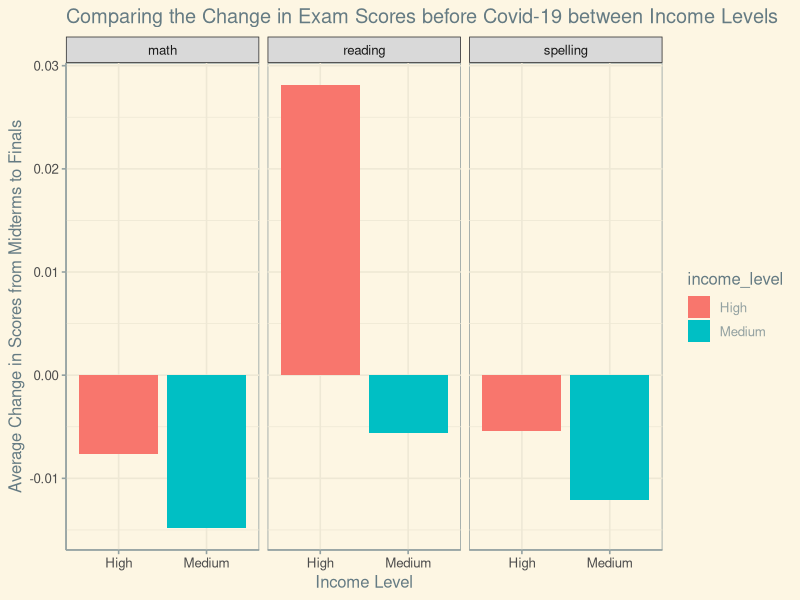
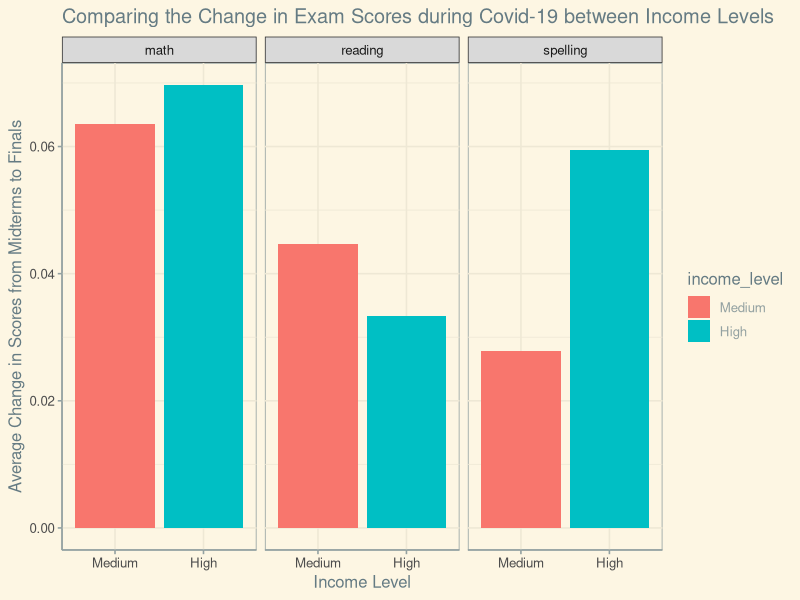

Recreate these plots in R, in order. (Note: this script raises an error after producing the figures.)
## ---- chunk 1
library(tidyverse)
library(ggthemes)

covid <- read_csv("data/clean_covid_formatted.csv")
## ---- chunk 2
covid |>
  select(subject, grade,`income_medium`, `income_high`) |>
  pivot_longer(cols = c(-subject, -grade),
               names_to = "income_level",
               values_to = "scores_diff") |>
  mutate(income_level = as.factor(str_to_sentence(str_extract(income_level, "medium|high")))) |>
  mutate(income_level = fct_relevel(income_level, c("medium", "high")),
         subject = as.factor(subject)) |>
  group_by(income_level, subject) |>
  summarize(mean_scores_diff = mean(scores_diff)) |>
  ggplot(aes(y = mean_scores_diff, x = income_level, fill = income_level)) +
  geom_col() +
  facet_wrap(~subject) +
  labs(x = "Income Level",
       y = "Average Change in Scores from Midterms to Finals",
       title = "Comparing the Change in Exam Scores before Covid-19 between Income Levels") +
  theme_solarized() +
  scale_color_solarized(name = "Subject")
## ---- chunk 3
covid |>
  select(subject, grade,`COVID-19 year * Medium income household`, `COVID-19 year * High income household`) |>
  pivot_longer(cols = c(-subject, -grade),
               names_to = "income_level",
               values_to = "scores_diff") |>
  mutate(income_level = as.factor(str_to_sentence(str_extract(income_level, "Medium|High")))) |>
  mutate(income_level = fct_relevel(income_level, c("Medium", "High")),
         subject = as.factor(subject)) |>
  group_by(income_level, subject) |>
  summarize(mean_scores_diff = mean(scores_diff)) |>
  ggplot(aes(y = mean_scores_diff, x = income_level, fill = income_level)) +
  geom_col() +
  facet_wrap(~subject) +
  labs(x = "Income Level",
       y = "Average Change in Scores from Midterms to Finals",
       title = "Comparing the Change in Exam Scores during Covid-19 between Income Levels") +
  theme_solarized()
## ---- chunk 4
# Viz 3 
covid |>
  select(subject, grade,education_high, education_medium) |>
  pivot_longer(cols = c(-subject, -grade),
               names_to = "education_level",
               values_to = "scores_diff") |>
  group_by(education_level, subject) |>
  mutate(education_level = str_sub(education_level, 11, 16)) |>
  summarize(mean_scores_diff = mean(scores_diff)) |>
  ggplot(aes(y = mean_scores_diff, x = education_level, fill = education_level)) +
  geom_col() +
  facet_wrap(~subject) +
  labs(x = "Parental Education Level",
       y = "Average Change in Scores Before Covid",
       title = "Comparing the Change in Exam Scores Before Covid by Parental Education Level")
## ---- chunk 5
# Viz 4: Scores During Covid By Parent Education Level
covid |>
  select(subject, grade,`COVID-19 year * Parental education high`, `COVID-19 year * Parental education medium`) |>
  pivot_longer(cols = c(-subject, -grade),
               names_to = "education_level",
               values_to = "scores_diff") |>
  group_by(education_level, subject) |>
  mutate(education_level = str_sub(education_level, 35, 41)) |>
  summarize(mean_scores_diff = mean(scores_diff)) |>
  ggplot(aes(y = mean_scores_diff, x = education_level, fill = education_level)) +
  geom_col() +
  facet_wrap(~subject) +
  labs(x = "Parental Education Level",
       y = "Average Change in Scores During Covid",
       title = "Comparing the Change in Exam Scores during Covid by Parental Education Level") +
  theme_solarized()
